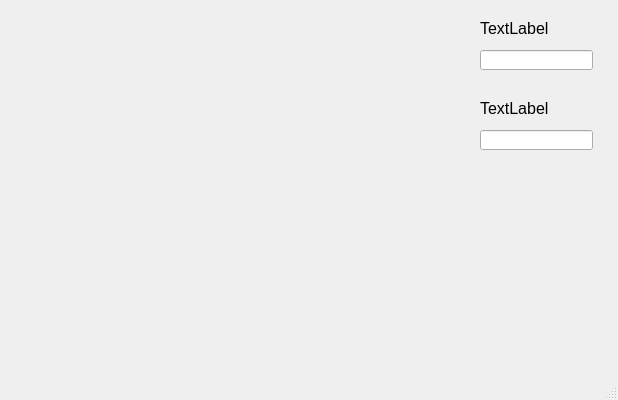
<?xml version="1.0" encoding="UTF-8"?>
<ui version="4.0">
 <class>MainWindow</class>
 <widget class="QMainWindow" name="MainWindow">
  <property name="geometry">
   <rect>
    <x>0</x>
    <y>0</y>
    <width>618</width>
    <height>400</height>
   </rect>
  </property>
  <property name="windowTitle">
   <string>MainWindow</string>
  </property>
  <widget class="QWidget" name="centralwidget">
   <widget class="QLineEdit" name="sheetName1">
    <property name="geometry">
     <rect>
      <x>480</x>
      <y>50</y>
      <width>113</width>
      <height>20</height>
     </rect>
    </property>
   </widget>
   <widget class="QLineEdit" name="sheetName2">
    <property name="geometry">
     <rect>
      <x>480</x>
      <y>130</y>
      <width>113</width>
      <height>20</height>
     </rect>
    </property>
   </widget>
   <widget class="QLabel" name="lable_sheet1">
    <property name="geometry">
     <rect>
      <x>480</x>
      <y>20</y>
      <width>81</width>
      <height>16</height>
     </rect>
    </property>
    <property name="font">
     <font>
      <pointsize>12</pointsize>
     </font>
    </property>
    <property name="text">
     <string>TextLabel</string>
    </property>
   </widget>
   <widget class="QLabel" name="lable_sheet2">
    <property name="geometry">
     <rect>
      <x>480</x>
      <y>100</y>
      <width>81</width>
      <height>16</height>
     </rect>
    </property>
    <property name="font">
     <font>
      <pointsize>12</pointsize>
     </font>
    </property>
    <property name="text">
     <string>TextLabel</string>
    </property>
   </widget>
  </widget>
  <widget class="QMenuBar" name="menubar">
   <property name="geometry">
    <rect>
     <x>0</x>
     <y>0</y>
     <width>618</width>
     <height>21</height>
    </rect>
   </property>
  </widget>
  <widget class="QStatusBar" name="statusbar"/>
 </widget>
 <resources/>
 <connections/>
</ui>
